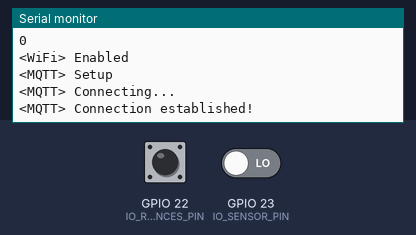
This program was run on a simulated ESP32. Shown: the last lines printed to the serial monitor. The test bench sets the inputs (shaded band); at power-on: GPIO 23 (IO_SENSOR_PIN) LOW, GPIO 22 (IO_RESET_PREFERENCES_PIN) LOW. WiFi joins after 1.5 s; servers stay silent unless stated; EEPROM starts erased; no MQTT or app messages arrive unless stated.

Above: at 5.2 s.
5.3 s: GPIO 23 (IO_SENSOR_PIN) driven HIGH
At 5.8 s:
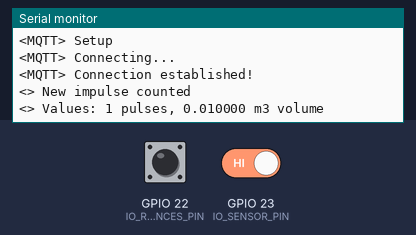
6.8 s: GPIO 23 (IO_SENSOR_PIN) driven LOW
At 8.0 s:
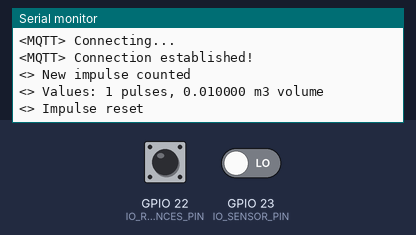

The program:

main.cpp
```cpp
#include <Arduino.h>
#include <sstream>
#include <Preferences.h>
#include <WiFi.h>
#include "PubSubClient.h"

#define DEFAULT_SERIAL_BAUD 115200

#define IO_SENSOR_PIN 23
#define IO_SENSOR_DEBOUNCE 50
#define IO_RESET_PREFERENCES_PIN 22

class GPIO_DEBOUNCED {
public:
    const uint8_t pin;
    uint32_t steady_state;
    ulong last_debounce_time;
    uint16_t debounce_duration;
    std::function<void(GPIO_DEBOUNCED)> callable;
};

void IRAM_ATTR ioInterruptDigitalReadISR(void* args) {
    auto gpio_debounced = (GPIO_DEBOUNCED*) args;
    auto current_state = digitalRead(gpio_debounced->pin);
    if ((millis() - gpio_debounced->last_debounce_time) > gpio_debounced->debounce_duration) {
        gpio_debounced->last_debounce_time = millis();
        gpio_debounced->steady_state = current_state;
        if (gpio_debounced->callable != nullptr){
            gpio_debounced->callable(*gpio_debounced);
        }
    }
}

GPIO_DEBOUNCED* ioInterruptDigitalRead(uint8_t pin, int mode, uint16_t debounce_duration = 0, uint32_t initial_state = LOW, std::function<void(GPIO_DEBOUNCED)> callable = nullptr) {
    Serial.println(("<IO> Attached interrupt to digital read of pin " + std::to_string(pin)).c_str());

    auto* gpio_debounced = new GPIO_DEBOUNCED{pin, initial_state, 0, debounce_duration, callable};

    attachInterruptArg(pin, ioInterruptDigitalReadISR, gpio_debounced, mode);

    return gpio_debounced;
}

void ioInterruptDetach(const GPIO_DEBOUNCED& gpioDebounced) {
    detachInterrupt(gpioDebounced.pin);
}


#define PREFERENCES_STORAGE_SPACE "gm-readouts"
#define PREFERENCES_TOTAL_PULSES_COUNT_KEY "total-pulses"
#define PREFERENCES_TOTAL_PULSES_COUNT_TOPIC "gas/total/pulses"
#define PREFERENCES_TOTAL_PULSES_COUNT_OVERRIDE 0
#define PREFERENCES_TOTAL_VOLUME_KEY "total-volume"
#define PREFERENCES_TOTAL_VOLUME_TOPIC "gas/total/volume"
#define PREFERENCES_TOTAL_VOLUME_OVERRIDE 0.0
#define PREFERENCES_VOLUME_PER_IMPULSE 0.01

Preferences preferences;

void initialize_preference_l64(char* key, int64_t initial, int64_t test = -1) {
    if (preferences.getLong64(key, test) == test)
        preferences.putLong64(key, initial);
}

void initialize_preference_d(char* key, double_t initial, double_t test = -1.0) {
    if (preferences.getDouble(key, test) == test)
        preferences.putDouble(key, initial);
}

void increment_preference_l64(char* key, int64_t increment) {
    preferences.putLong64(key, preferences.getLong64(key) + increment);
}

void increment_preference_d(char* key, double increment) {
    preferences.putDouble(key, preferences.getDouble(key) + increment);
}

void preference_setup(char* storage_space, bool read_only = false) {
    Serial.println("<Preferences> Setup");
    preferences.begin(storage_space, read_only);
    Serial.println("<Preferences> Enabled");
}

void reset_preferences() {
    preferences.clear();

    Serial.println("<Preferences> Reset. Restarting...");

    delay(2500);
    ESP.restart();
}

#define WIFI_SSID ""
#define WIFI_PASSWORD ""

void wifi_client_setup_dhcp(char* wifi_ssid, char* wifi_password, bool auto_reconnect = true) {
    Serial.println("<WiFi> Setup");

    WiFi.disconnect();
    WiFi.mode(WIFI_STA);
    WiFi.setAutoReconnect(auto_reconnect);

    Serial.println("<WiFi> Connecting...");

    WiFi.begin(wifi_ssid, wifi_password);

    auto start_time = millis();
    while (WiFi.status() != WL_CONNECTED && (millis() - start_time) <= 30000) {
        delay(100);
    }

    if (WiFi.status() == WL_CONNECTED) {
        Serial.println("<WiFi> Connection established!");
        Serial.println(WiFi.localIP());
        Serial.println(WiFi.localIPv6());
        Serial.println("<WiFi> Enabled");
    } else {
        Serial.println("<WiFi> Connection failed!");
        Serial.println(WiFi.status());
        Serial.println("<WiFi> Failed. Restarting...");

        delay(2500);
        ESP.restart();
    }
}

#define PUBSUB_SERVER_ADDRESS IPAddress(0, 0, 0, 0)
#define PUBSUB_SERVER_PORT 1883
#define PUBSUB_USERNAME "gasmeter"
#define PUBSUB_PASSWORD ""
#define PUBSUB_CLIENT_ID "gasmeter"

WiFiClient wifi_client;
PubSubClient pub_sub_client(wifi_client);

void mqtt_setup(IPAddress server_ip, int server_port, char* username, char* password, char* client_id) {
    Serial.println("<MQTT> Setup");

    Serial.println("<MQTT> Connecting...");
    pub_sub_client.setServer(server_ip, server_port);
    boolean connected = pub_sub_client.connect(client_id, username, password);

    if (connected) {
        Serial.println("<MQTT> Connection established!");
    } else {
        Serial.println("<MQTT> Connection failed!");
        Serial.println(pub_sub_client.state());
        Serial.println("<MQTT> Failed. Restarting...");

        delay(2500);
        ESP.restart();
    }
}

bool mqtt_publish(char* topic, char* content) {
    if (!pub_sub_client.connected()) {
        Serial.println("<MQTT> Not Connected. Restarting...");

        delay(2500);
        ESP.restart();
    }

    return pub_sub_client.publish(topic, content);
}

//############################

GPIO_DEBOUNCED* sensor_gpio;

void setup() {
    delay(2500);
    // setup serial out
    Serial.begin(DEFAULT_SERIAL_BAUD);
    while (!Serial)
        delay(100);
    Serial.println("<Serial> Enabled");
    // setup io
    Serial.println("<IO> Setup");
    pinMode(IO_SENSOR_PIN, INPUT_PULLDOWN);
    pinMode(IO_RESET_PREFERENCES_PIN, INPUT_PULLDOWN);
    sensor_gpio = ioInterruptDigitalRead(IO_SENSOR_PIN, CHANGE, IO_SENSOR_DEBOUNCE, LOW, nullptr);
    Serial.println("<IO> Enabled");
    // setup preferences
    preference_setup((char*) PREFERENCES_STORAGE_SPACE);
    if (digitalRead(IO_RESET_PREFERENCES_PIN) == HIGH) {
        reset_preferences();
    }
    initialize_preference_l64((char*) PREFERENCES_TOTAL_PULSES_COUNT_KEY, PREFERENCES_TOTAL_PULSES_COUNT_OVERRIDE);
    initialize_preference_d((char*) PREFERENCES_TOTAL_VOLUME_KEY, PREFERENCES_TOTAL_VOLUME_OVERRIDE);
    // setup wifi
    wifi_client_setup_dhcp((char*) WIFI_SSID, (char*) WIFI_PASSWORD);
    // setup mqtt
    mqtt_setup(PUBSUB_SERVER_ADDRESS, PUBSUB_SERVER_PORT, (char*) PUBSUB_USERNAME, (char*) PUBSUB_PASSWORD, (char*) PUBSUB_CLIENT_ID);
}

uint previous_state;
ulong last_state_switch;

uint p;
void loop() {
    if (sensor_gpio->steady_state == HIGH && previous_state != HIGH) {
        // closed
        Serial.println("<> New impulse counted");
        // update local storage
        increment_preference_l64((char*) PREFERENCES_TOTAL_PULSES_COUNT_KEY, 1);
        increment_preference_d((char*) PREFERENCES_TOTAL_VOLUME_KEY, PREFERENCES_VOLUME_PER_IMPULSE);
        // send pub sub message
        mqtt_publish((char*) PREFERENCES_TOTAL_PULSES_COUNT_TOPIC,(char*) std::to_string(preferences.getLong64(PREFERENCES_TOTAL_PULSES_COUNT_KEY)).c_str());
        mqtt_publish((char*) PREFERENCES_TOTAL_VOLUME_TOPIC,(char*) std::to_string(preferences.getDouble(PREFERENCES_TOTAL_VOLUME_KEY)).c_str());
        // output
        Serial.println(("<> Values: " + std::to_string(preferences.getLong64(PREFERENCES_TOTAL_PULSES_COUNT_KEY)) + " pulses, "
                        + std::to_string(preferences.getDouble(PREFERENCES_TOTAL_VOLUME_KEY)) + " m3 volume").c_str());
    } else if (sensor_gpio->steady_state == LOW && previous_state != LOW) {
        Serial.println("<> Impulse reset");
    }
    previous_state = sensor_gpio->steady_state;
    // mqtt client
    pub_sub_client.loop();
}
```

Measured:
- after the input at 5.3 s, the serial monitor: prints a new line at once (image 1)
- after the input at 6.8 s, the serial monitor: prints a new line at once (image 2)
